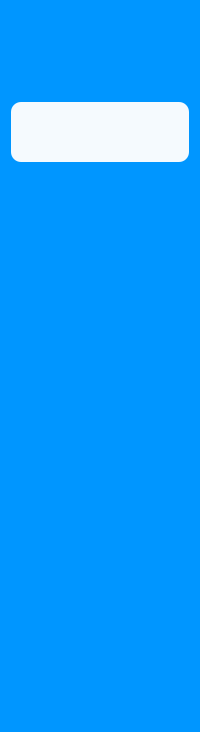
     <widget class="QWidget" name="hide_sidebar" native="true">
      <property name="styleSheet">
       <string notr="true">QWidget {
	background-color: rgb(0, 150, 255);
	border-radius: 10px;
}

QPushButton {
	background-color: rgb(0, 150, 255);
	font-size: 20px;
	color: white;
	text-align: left;
	height: 30px;
	border: none;
	border-top-left-radius: 10px;
	border-bottom-left-radius: 10px;
	padding: 15px;
}

QPushButton:checked {
	background-color: #f5fafe;
	color: rgb(0, 150, 255);
	font-weight: bold;
}</string>
      </property>
      <layout class="QVBoxLayout" name="verticalLayout_13">
       <item>
        <layout class="QHBoxLayout" name="horizontalLayout_3">
         <property name="topMargin">
          <number>0</number>
         </property>
         <item>
          <widget class="QLabel" name="profile_img2">
           <property name="minimumSize">
            <size>
             <width>60</width>
             <height>60</height>
            </size>
           </property>
           <property name="maximumSize">
            <size>
             <width>60</width>
             <height>60</height>
            </size>
           </property>
           <property name="text">
            <string/>
           </property>
           <property name="pixmap">
            <pixmap resource="resource.qrc">:/assets/images/polipharm.png</pixmap>
           </property>
           <property name="scaledContents">
            <bool>true</bool>
           </property>
          </widget>
         </item>
        </layout>
       </item>
       <item>
        <layout class="QVBoxLayout" name="verticalLayout">
         <property name="spacing">
          <number>5</number>
         </property>
         <property name="topMargin">
          <number>25</number>
         </property>
         <item>
          <widget class="QPushButton" name="home_2">
           <property name="enabled">
            <bool>true</bool>
           </property>
           <property name="sizePolicy">
            <sizepolicy hsizetype="Minimum" vsizetype="Fixed">
             <horstretch>0</horstretch>
             <verstretch>0</verstretch>
            </sizepolicy>
           </property>
           <property name="minimumSize">
            <size>
             <width>0</width>
             <height>0</height>
            </size>
           </property>
           <property name="font">
            <font>
             <pointsize>-1</pointsize>
             <kerning>true</kerning>
            </font>
           </property>
           <property name="cursor">
            <cursorShape>PointingHandCursor</cursorShape>
           </property>
           <property name="text">
            <string/>
           </property>
           <property name="icon">
            <iconset resource="resource.qrc">
             <normaloff>:/assets/icon/home.png</normaloff>:/assets/icon/home.png</iconset>
           </property>
           <property name="iconSize">
            <size>
             <width>40</width>
             <height>40</height>
            </size>
           </property>
           <property name="checkable">
            <bool>true</bool>
           </property>
           <property name="checked">
            <bool>true</bool>
           </property>
           <property name="autoExclusive">
            <bool>true</bool>
           </property>
          </widget>
         </item>
         <item>
          <widget class="QPushButton" name="setting_2">
           <property name="cursor">
            <cursorShape>PointingHandCursor</cursorShape>
           </property>
           <property name="text">
            <string/>
           </property>
           <property name="icon">
            <iconset resource="resource.qrc">
             <normaloff>:/assets/icon/settings.png</normaloff>:/assets/icon/settings.png</iconset>
           </property>
           <property name="iconSize">
            <size>
             <width>40</width>
             <height>40</height>
            </size>
           </property>
           <property name="checkable">
            <bool>true</bool>
           </property>
           <property name="autoExclusive">
            <bool>true</bool>
           </property>
          </widget>
         </item>
         <item>
          <widget class="QPushButton" name="camera_setting_2">
           <property name="cursor">
            <cursorShape>PointingHandCursor</cursorShape>
           </property>
           <property name="text">
            <string/>
           </property>
           <property name="icon">
            <iconset resource="resource.qrc">
             <normaloff>:/assets/icon/camera.png</normaloff>:/assets/icon/camera.png</iconset>
           </property>
           <property name="iconSize">
            <size>
             <width>40</width>
             <height>40</height>
            </size>
           </property>
           <property name="checkable">
            <bool>true</bool>
           </property>
           <property name="autoExclusive">
            <bool>true</bool>
           </property>
          </widget>
         </item>
        </layout>
       </item>
       <item>
        <spacer name="verticalSpacer">
         <property name="orientation">
          <enum>Qt::Orientation::Vertical</enum>
         </property>
         <property name="sizeHint" stdset="0">
          <size>
           <width>20</width>
           <height>297</height>
          </size>
         </property>
        </spacer>
       </item>
       <item>
        <layout class="QVBoxLayout" name="verticalLayout_40">
         <item>
          <widget class="QPushButton" name="restart_program_2">
           <property name="font">
            <font>
             <family>Kanit</family>
             <pointsize>-1</pointsize>
             <strikeout>false</strikeout>
             <kerning>true</kerning>
            </font>
           </property>
           <property name="cursor">
            <cursorShape>PointingHandCursor</cursorShape>
           </property>
           <property name="text">
            <string/>
           </property>
           <property name="icon">
            <iconset resource="resource.qrc">
             <normaloff>:/assets/icon/restart.png</normaloff>:/assets/icon/restart.png</iconset>
           </property>
           <property name="iconSize">
            <size>
             <width>40</width>
             <height>40</height>
            </size>
           </property>
           <property name="shortcut">
            <string notr="true">Ctrl+S</string>
           </property>
          </widget>
         </item>
         <item>
          <widget class="QPushButton" name="shutdown_2">
           <property name="font">
            <font>
             <family>Kanit</family>
             <pointsize>-1</pointsize>
             <strikeout>false</strikeout>
             <kerning>true</kerning>
            </font>
           </property>
           <property name="cursor">
            <cursorShape>PointingHandCursor</cursorShape>
           </property>
           <property name="text">
            <string/>
           </property>
           <property name="icon">
            <iconset resource="resource.qrc">
             <normaloff>:/assets/icon/shutdown1.png</normaloff>:/assets/icon/shutdown1.png</iconset>
           </property>
           <property name="iconSize">
            <size>
             <width>40</width>
             <height>40</height>
            </size>
           </property>
           <property name="shortcut">
            <string notr="true">Ctrl+S</string>
           </property>
          </widget>
         </item>
        </layout>
       </item>
      </layout>
     </widget>
